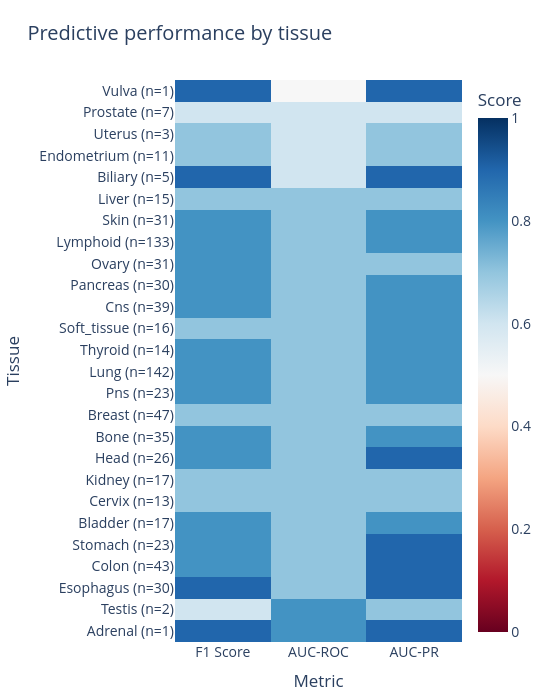

Source (notebook cell):
### Markdown cell above
## F1 / ROC AUC / PR AUC Box & Bar Across Tissues

Summarizes F1 Score, ROC AUC, and PR AUC across tissues with box plots and grouped bar overview.

### Code cell
# If multi_tissue ROC/PR results already loaded, reuse; else load and plot
from synco.plotting import multi_tissue_summary as mts
import os


_ = roc_auc_df  # NameError if not defined
plots_dir = multi_tissue_plots_dir if 'multi_tissue_plots_dir' in globals() else os.path.join(results_root, 'plots', 'multi_tissue')
os.makedirs(plots_dir, exist_ok=True)
figs = mts.plot_tissue_roc_pr_f1(roc_auc_df, plots_dir=plots_dir, show=False, tissue_color=False,
                                          figsize_box=(700, 800),
                                          figsize_bar=(1500, 500),
                                          figsize_heatmap=(550, 700)
                                          )
print('Saved ROC/PR/F1 tissue plots to:', plots_dir)

# Display figures inline if returned as Plotly objects
# box_fig = figs.get('box') if isinstance(figs, dict) else None
bar_fig = figs.get('bar') if isinstance(figs, dict) else None
heatmap_fig = figs.get('heatmap') if isinstance(figs, dict) else None
# if hasattr(box_fig, 'show'):
#     box_fig.show()
# if hasattr(bar_fig, 'show'):
#     bar_fig.show()
if hasattr(heatmap_fig, 'show'):
    heatmap_fig.show()

### Figure 1 — Plotly figure (JSON) as saved in the notebook; plotly's stock layout.template omitted (floating-point values rounded to 4 significant figures)
{"data": [{"colorbar": {"title": {"text": "Score"}}, "colorscale": [[0, "rgb(103,0,31)"], [0.1, "rgb(178,24,43)"], [0.2, "rgb(214,96,77)"], [0.3, "rgb(244,165,130)"], [0.4, "rgb(253,219,199)"], [0.5, "rgb(247,247,247)"], [0.6, "rgb(209,229,240)"], [0.7, "rgb(146,197,222)"], [0.8, "rgb(67,147,195)"], [0.9, "rgb(33,102,172)"], [1, "rgb(5,48,97)"]], "type": "heatmap", "x": ["F1 Score", "AUC-ROC", "AUC-PR"], "y": ["Adrenal (n=1)", "Testis (n=2)", "Esophagus (n=30)", "Colon (n=43)", "Stomach (n=23)", "Bladder (n=17)", "Cervix (n=13)", "Kidney (n=17)", "Head (n=26)", "Bone (n=35)", "Breast (n=47)", "Pns (n=23)", "Lung (n=142)", "Thyroid (n=14)", "Soft_tissue (n=16)", "Cns (n=39)", "Pancreas (n=30)", "Ovary (n=31)", "Lymphoid (n=133)", "Skin (n=31)", "Liver (n=15)", "Biliary (n=5)", "Endometrium (n=11)", "Uterus (n=3)", "Prostate (n=7)", "Vulva (n=1)"], "z": [[0.9, 0.8, 0.9], [0.6, 0.8, 0.7], [0.9, 0.7, 0.9], [0.8, 0.7, 0.9], [0.8, 0.7, 0.9], [0.8, 0.7, 0.8], [0.7, 0.7, 0.7], [0.7, 0.7, 0.7], [0.8, 0.7, 0.9], [0.8, 0.7, 0.8], [0.7, 0.7, 0.7], [0.8, 0.7, 0.8], [0.8, 0.7, 0.8], [0.8, 0.7, 0.8], [0.7, 0.7, 0.8], [0.8, 0.7, 0.8], [0.8, 0.7, 0.8], [0.8, 0.7, 0.7], [0.8, 0.7, 0.8], [0.8, 0.7, 0.8], [0.7, 0.7, 0.7], [0.9, 0.6, 0.9], [0.7, 0.6, 0.7], [0.7, 0.6, 0.7], [0.6, 0.6, 0.6], [0.9, 0.5, 0.9]], "zmax": 1, "zmin": 0}], "layout": {"font": {"size": 14}, "height": 700, "margin": {"b": 50, "l": 150, "r": 50, "t": 80}, "title": {"text": "Predictive performance by tissue"}, "width": 550, "xaxis": {"title": {"text": "Metric"}}, "yaxis": {"title": {"text": "Tissue"}}}}
